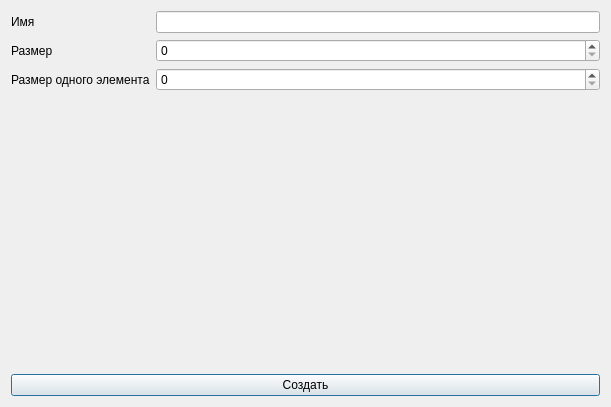
<?xml version="1.0" encoding="UTF-8"?>
<ui version="4.0">
 <class>CreateSharedDialog</class>
 <widget class="QDialog" name="CreateSharedDialog">
  <property name="geometry">
   <rect>
    <x>0</x>
    <y>0</y>
    <width>611</width>
    <height>407</height>
   </rect>
  </property>
  <property name="windowTitle">
   <string>Создать разделяемый сегмент</string>
  </property>
  <layout class="QVBoxLayout" name="verticalLayout">
   <item>
    <layout class="QFormLayout" name="formLayout">
     <item row="0" column="0">
      <widget class="QLabel" name="nameLabel">
       <property name="text">
        <string>Имя</string>
       </property>
      </widget>
     </item>
     <item row="0" column="1">
      <widget class="QLineEdit" name="nameLineEdit"/>
     </item>
     <item row="1" column="0">
      <widget class="QLabel" name="totalSizeLabel">
       <property name="text">
        <string>Размер</string>
       </property>
      </widget>
     </item>
     <item row="1" column="1">
      <widget class="QSpinBox" name="totalSizeSpinBox">
       <property name="maximum">
        <number>1000</number>
       </property>
      </widget>
     </item>
     <item row="2" column="0">
      <widget class="QLabel" name="elSizeLabel">
       <property name="text">
        <string>Размер одного элемента</string>
       </property>
      </widget>
     </item>
     <item row="2" column="1">
      <widget class="QSpinBox" name="elSizeSpinBox"/>
     </item>
    </layout>
   </item>
   <item>
    <spacer name="verticalSpacer">
     <property name="orientation">
      <enum>Qt::Orientation::Vertical</enum>
     </property>
     <property name="sizeHint" stdset="0">
      <size>
       <width>20</width>
       <height>40</height>
      </size>
     </property>
    </spacer>
   </item>
   <item>
    <widget class="QPushButton" name="submitPushButton">
     <property name="text">
      <string>Создать</string>
     </property>
    </widget>
   </item>
  </layout>
 </widget>
 <resources/>
 <connections/>
</ui>
